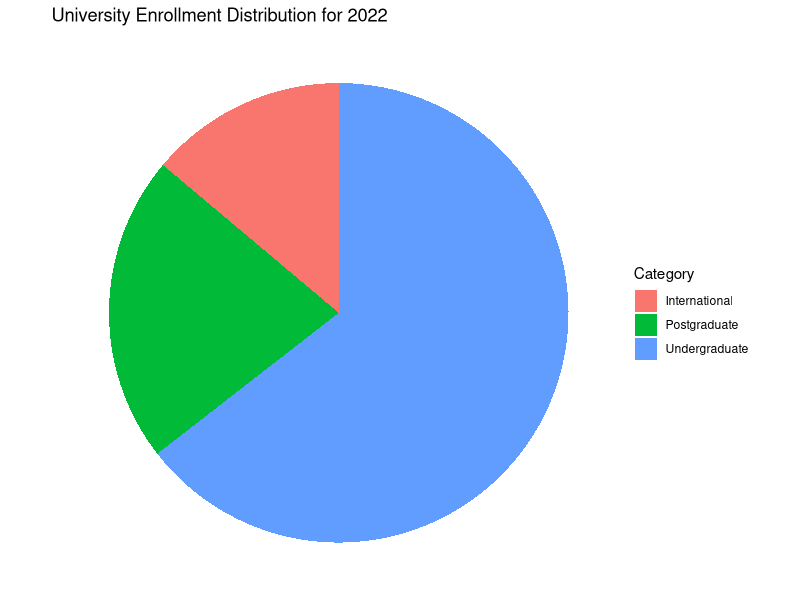
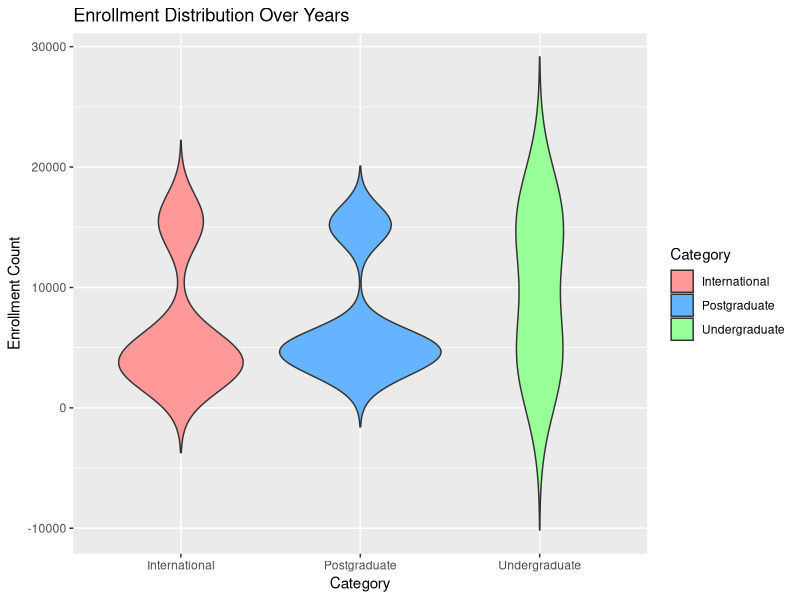
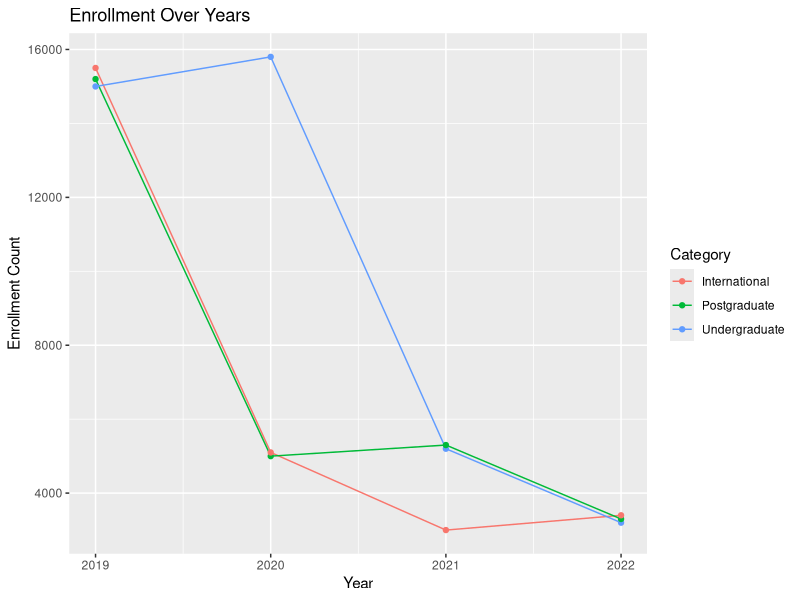

These figures' R source, in order:
# Load necessary library
library(ggplot2)

# Data
years <- c(2019, 2020, 2021, 2022)
undergraduate <- c(15000, 15200, 15500, 15800)
postgraduate <- c(5000, 5100, 5200, 5300)
international <- c(3000, 3200, 3300, 3400)

# 1. Pie Plot for 2022
enrollment_data <- data.frame(Category = c("Undergraduate", "Postgraduate", "International"),
                              Count = c(15800, 5300, 3400))
pie_plot <- ggplot(enrollment_data, aes(x = "", y = Count, fill = Category)) +
  geom_bar(stat = "identity", width = 1) +
  coord_polar("y", start = 0) +
  theme_void() +
  theme(legend.position = "right") +
  labs(title = "University Enrollment Distribution for 2022",
       fill = "Category",
       y = "Enrollment Count")

print(pie_plot)

# 2. Violin Plot for Enrollment Over Years
enrollment_df <- data.frame(Year = rep(years, each = 3),
                            Enrollment = c(undergraduate, postgraduate, international),
                            Category = rep(c("Undergraduate", "Postgraduate", "International"), times = 4))

violin_plot <- ggplot(enrollment_df, aes(x = factor(Category), y = Enrollment, fill = Category)) +
  geom_violin(trim = FALSE) +
  scale_fill_manual(values = c("#ff9999", "#66b3ff", "#99ff99")) +
  labs(title = "Enrollment Distribution Over Years",
       x = "Category",
       y = "Enrollment Count")

print(violin_plot)

# 3. Funnel Plot for Enrollment Over Years
funnel_plot <- ggplot(enrollment_df, aes(x = Year, y = Enrollment, color = Category)) +
  geom_line() +
  geom_point() +
  labs(title = "Enrollment Over Years",
       x = "Year",
       y = "Enrollment Count",
       color = "Category")

print(funnel_plot)
